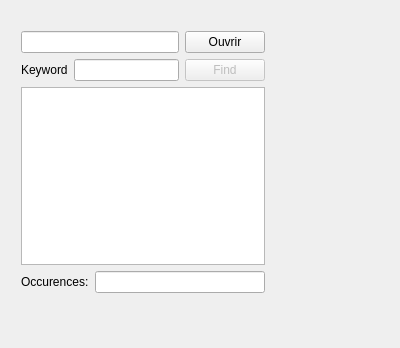
<?xml version="1.0" encoding="UTF-8"?>
<ui version="4.0">
 <class>TextFinder</class>
 <widget class="QWidget" name="TextFinder">
  <property name="geometry">
   <rect>
    <x>0</x>
    <y>0</y>
    <width>400</width>
    <height>348</height>
   </rect>
  </property>
  <property name="windowTitle">
   <string>TextFinder</string>
  </property>
  <widget class="QWidget" name="">
   <property name="geometry">
    <rect>
     <x>10</x>
     <y>20</y>
     <width>266</width>
     <height>284</height>
    </rect>
   </property>
   <layout class="QVBoxLayout" name="verticalLayout">
    <item>
     <layout class="QHBoxLayout" name="horizontalLayout_2">
      <item>
       <widget class="QLineEdit" name="lineEdit_2"/>
      </item>
      <item>
       <widget class="QPushButton" name="openButton">
        <property name="text">
         <string>Ouvrir</string>
        </property>
       </widget>
      </item>
     </layout>
    </item>
    <item>
     <layout class="QHBoxLayout" name="horizontalLayout">
      <item>
       <widget class="QLabel" name="label">
        <property name="text">
         <string>Keyword</string>
        </property>
       </widget>
      </item>
      <item>
       <widget class="QLineEdit" name="lineEdit"/>
      </item>
      <item>
       <widget class="QPushButton" name="findButton">
        <property name="enabled">
         <bool>false</bool>
        </property>
        <property name="text">
         <string>Find</string>
        </property>
       </widget>
      </item>
     </layout>
    </item>
    <item>
     <widget class="QTextEdit" name="textEdit">
      <property name="enabled">
       <bool>true</bool>
      </property>
      <property name="readOnly">
       <bool>true</bool>
      </property>
     </widget>
    </item>
    <item>
     <layout class="QHBoxLayout" name="horizontalLayout_5">
      <item>
       <widget class="QLabel" name="label_2">
        <property name="text">
         <string>Occurences:</string>
        </property>
       </widget>
      </item>
      <item>
       <widget class="QLineEdit" name="lineEdit_3"/>
      </item>
     </layout>
    </item>
   </layout>
  </widget>
 </widget>
 <layoutdefault spacing="6" margin="11"/>
 <resources/>
 <connections/>
</ui>
